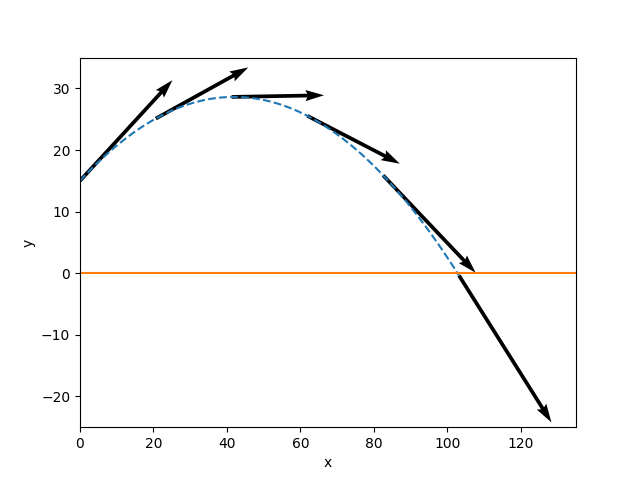

Write the Python code that produced this figure.
import numpy as np
import matplotlib.pyplot as plt

g = 9.80
v_0 = 30
alpha = np.deg2rad(33)
t = [0, 4.1]

x = lambda t: v_0 * np.cos(alpha) * t
y = lambda t: v_0 * np.sin(alpha) * t -0.5 * g * t ** 2 + 15

vx = lambda t: v_0 * np.cos(alpha) + (0 * t)
vy = lambda t: v_0 * np.sin(alpha) - (g * t)

ts = np.linspace(t[0], t[1], 1000)
tp = np.linspace(t[0], t[1], 6)

vvec = np.array([[x(i), y(i), vx(i), vy(i)] for i in tp])
vx1, vy1, vx2, vy2 = zip(*vvec)

plt.figure()
axis = plt.gca()

axis.quiver(vx1, vy1, vx2, vy2, angles='xy', scale_units='xy', scale=1)

axis.set_xlim([0, 135])
axis.set_ylim([-25, 35])

plt.draw()
plt.plot(x(ts), y(ts), linestyle='--')
plt.plot(np.linspace(0,140,2), np.linspace(0,0,2))

plt.xlabel('x')
plt.ylabel('y')

plt.savefig('3_21')
plt.show()

